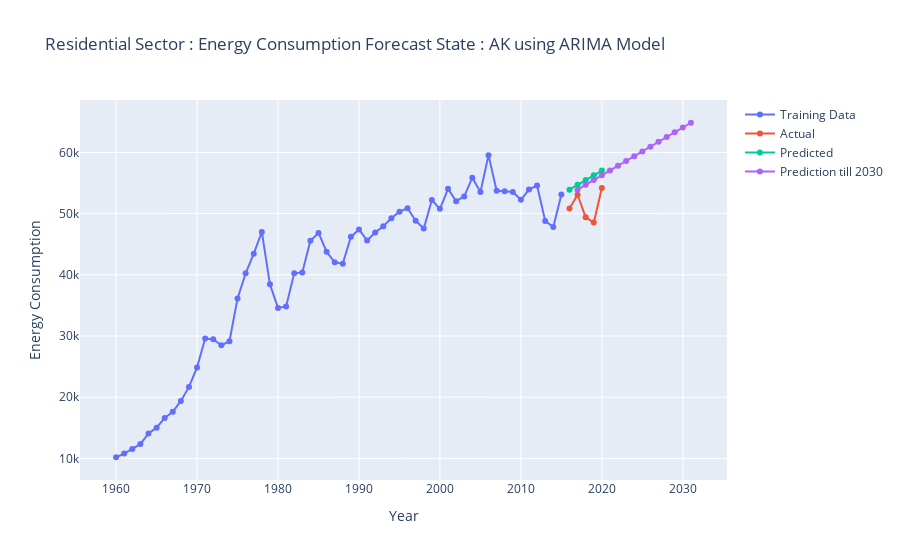
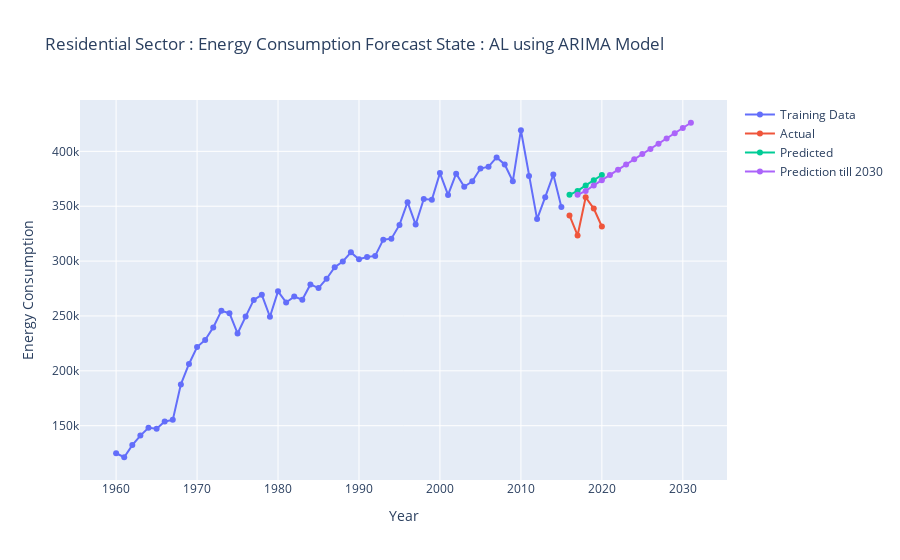
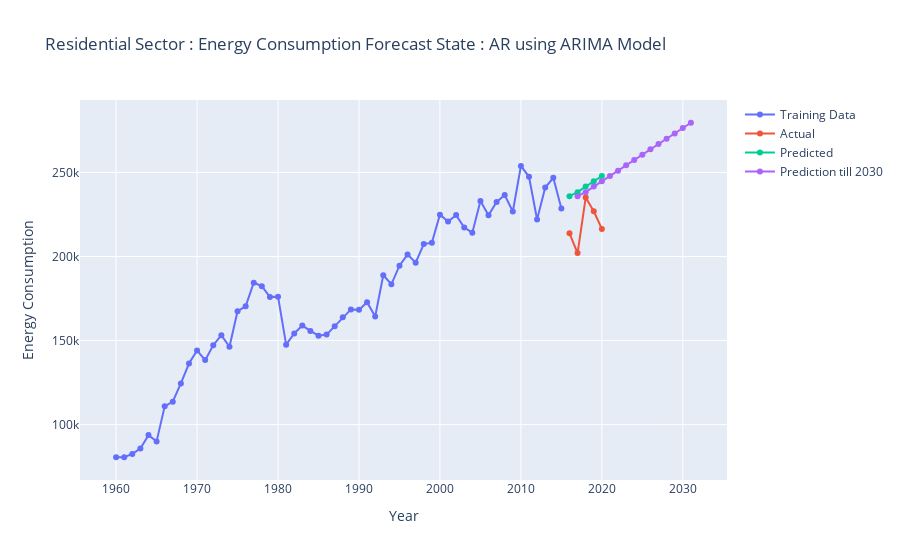
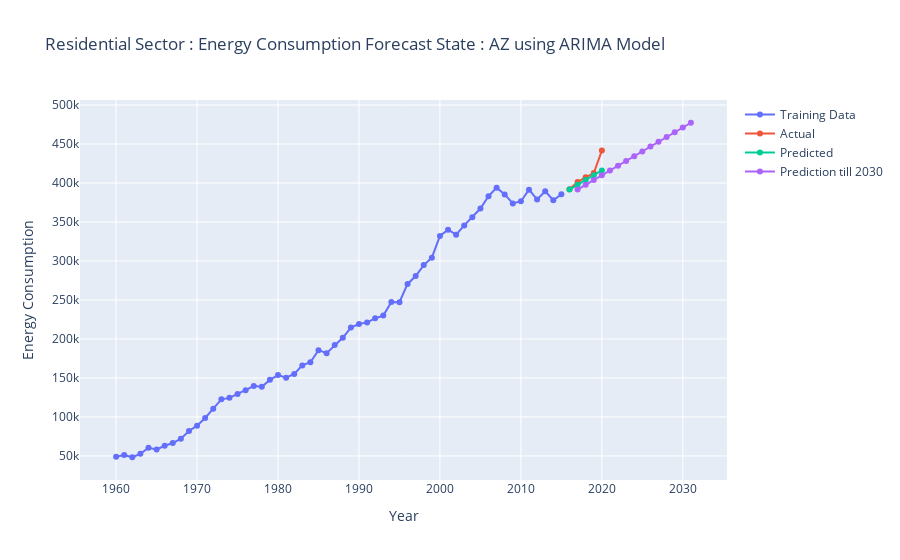

Notebook code for these charts, in order:
### Markdown cell above
# Modeling the Data
## Using ARIMA Model

### Code cell
os.makedirs('Plots/use_tot_Sector_data/Arima_results_plots',exist_ok=True)

for State in df_trans['State'].unique():
        try:
            
            fig = go.Figure()

            # Get the energy consumption data for the current country and sector
            df_filter = df_trans[df_trans['State'] == State ][['Year', 'Yearly Data']]
            df_filter_index = df_filter.set_index('Year')

            train_data = df_filter[:-5]
            test_data = df_filter[-5:]
            
            # Prepare the data for modeling
            years = df_filter_index.index
            energy_consumption = df_filter_index.values.flatten()

                    # Split the data into training and testing
            # Use all data except the last 5 years for training
            Horizan = -5
            train_data = energy_consumption[:Horizan]
            test_data = energy_consumption[Horizan:]  # Use the last 5 years for testing

            # Fit the auto ARIMA model
            model = auto_arima(train_data, seasonal=False)
            model.fit(train_data)

            # Generate predictions
            predictions = model.predict(n_periods=len(test_data))
            predictions_ahead_in_future = model.predict(n_periods=len(test_data)+15)

            # Calculate evaluation metrics
            mae = mean_absolute_error(test_data, predictions)
            mse = mean_squared_error(test_data, predictions)
            mape = np.mean(np.abs((test_data - predictions) / test_data)) * 100

            print('Mean Absolute Error (MAE):', np.round(mae,2))
            print('Mean Squared Error (MSE):', np.round(mse,2))
            print('Mean Absolute Percentage Error (MAPE):', np.round(mape,2))
            
            # Plot the training data
            fig.add_trace(go.Scatter(
                x=years[:Horizan], y=train_data, mode='lines+markers', name='Training Data'))

            # Plot the predictions
            fig.add_trace(go.Scatter(
                x=years[Horizan:], y=test_data, mode='lines+markers', name='Actual'))
            fig.add_trace(go.Scatter(
                x=years[Horizan:], y=predictions, mode='lines+markers', name='Predicted'))

            fig.add_trace(go.Scatter(
                x=pd.date_range(start = years[Horizan],periods=15,freq='Y'), y=predictions_ahead_in_future, mode='lines+markers', name='Prediction till 2030'))

            # Update the layout
            fig.update_layout(title=f'Residential Sector : Energy Consumption Forecast State : {State} using ARIMA Model',
                            xaxis_title='Year', yaxis_title='Energy Consumption')

            # Show the plot
            fig.show()
            # print(State,msn)
            fig.write_image(f'Plots/use_tot_Sector_data/Arima_results_plots/{State}.png')
            # break
        except:
            print('Error occoured in Combination State : {} and MSN : {} Due NaN Value'.format(State,mse))
